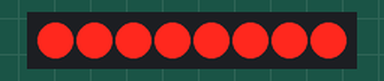
The sketch below on a simulated Arduino Uno, built with avr-gcc and run on an emulated ATmega328P. Shown: 8 shift-register outputs drawn as a row of LEDs (first output left, lit = HIGH). Wiring (inferred from the names in the program): shift register (74HC595): data pin 10; shift clock pin 12; latch pin 11. Wiring (inferred from the signals the program sends): row of LEDs: on Q0, Q1, Q2, Q3, Q4, Q5, Q6, Q7.

Above: at 0.1 s.
At 5.1 s:
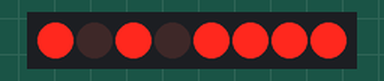
At 10.1 s:
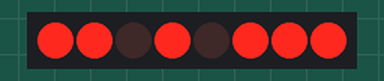
At 20.1 s:
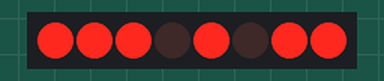
At 30.1 s:
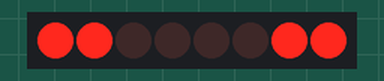
At 39.75 s:
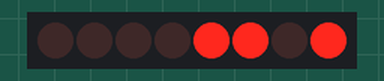
Timing chart, 0 to 40.0 s (numbered marks = the images above):
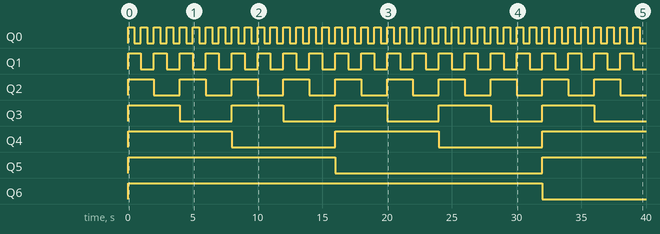

The sketch:

25_using_a_74HC595_shift_register_with_an_arduino.ino
```cpp
/***********************************************************
File name: 25 using a 74HC595 shift register with an arduino  .ino Description:
Let, IC 74HC595 BLINK LED. *****************************************************/
#include <ShiftRegister74HC595.h>
int data = 10;  // 74HC595 data input pin 14
int clock = 12; // 74hc595 clock (SCK) line pin 11
int latch = 11;   //  74hc595latch line pin 12
int ledState = 0;
const int ON = HIGH;
const int OFF = LOW;
void setup ()  {
pinMode (data, OUTPUT);
pinMode (clock, OUTPUT);
pinMode (latch, OUTPUT);
}
void loop ()  {
for (int i = 0; i <256; i ++)  {
updateLEDs (i);
delay (500);
}
}
void updateLEDs (int value)  {
digitalWrite (latch, LOW);
shiftOut (data, clock, MSBFIRST, ~ value); // serial data output
digitalWrite (latch, HIGH); // latch
}
```

Measured:
- by itself, Q0: alternates HIGH for 0.50 s and LOW for 0.50 s
- by itself, Q1: alternates HIGH for 1.0 s and LOW for 1.0 s
- by itself, Q2: alternates HIGH for 2.0 s and LOW for 2.0 s
- by itself, Q3: alternates HIGH for 4.0 s and LOW for 4.0 s
- by itself, Q4: alternates HIGH for 8.0 s and LOW for 8.0 s
- by itself, Q5: LOW → HIGH at 0.00 s, → LOW 16.0 s later, → HIGH 16.0 s later
- by itself, Q6: LOW → HIGH at 0.00 s, → LOW 32.0 s later
